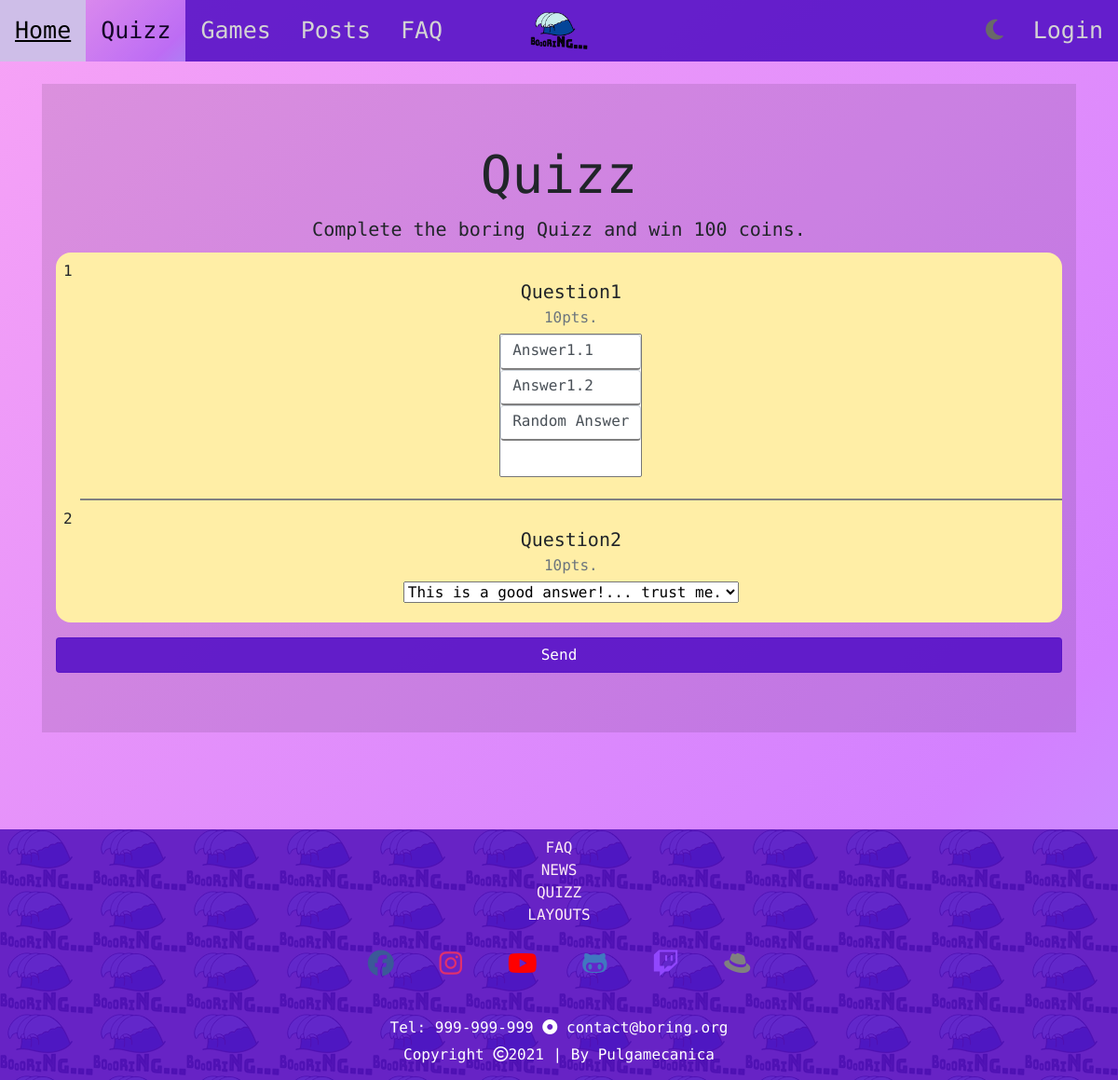
/quizz, run on an earlier commit of the app's database.
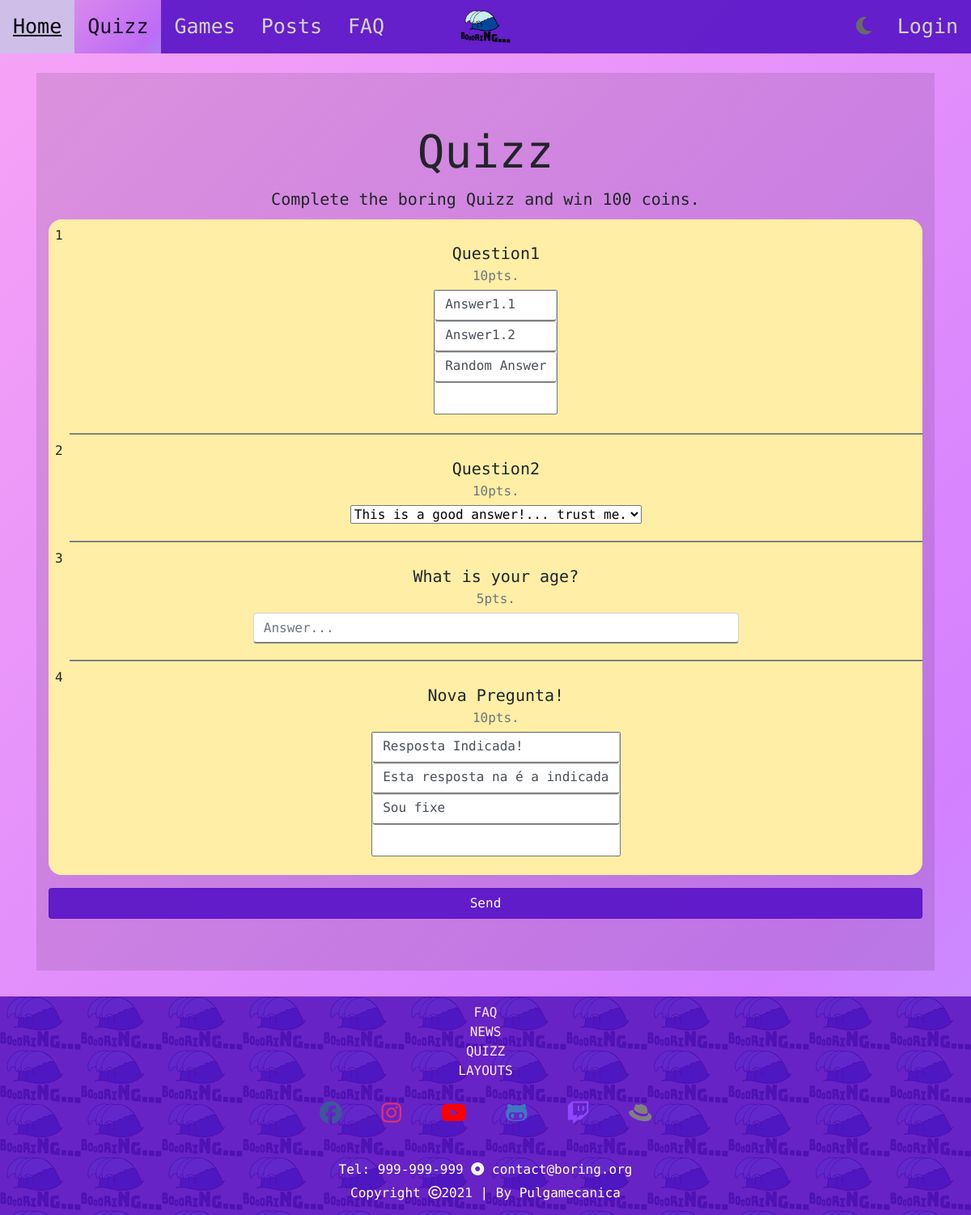
And on a later commit of the database.
### boring_website/models.py (models this page shows, shortened)
class Question(models.Model):
    question = models.CharField(max_length=400)
    points = models.IntegerField(default=10)
    def type(self):
        if len(self.answers.all()) == 0:
            return "open_answer"
        true_options = 0
        for answer in self.answers.all():
            if answer.is_correct:
                true_options += 1
        if true_options == 1:
            return "one_choice"
        else:
            return "multiple_choice"

### boring_website/views.py (the view)
# urls.py: path('quizz', views.quizz_page_view, name='quizz'),
def quizz_page_view(request):
    return render(request, 'boring_website/quizz.html', {'questions': Question.objects.all()})

### boring_website/templates/boring_website/quizz.html (shortened to what this page needs)
{% extends 'boring_website/base.html' %}
{% block main %}
    {% load static %}
	<link rel="stylesheet" href="{% static 'boring_website/css/quizz.css' %}">
    <div class="container mt-4 text-center" id="quizz-active">
        <div class="jumbotron jumbotron-fluid">
            <div class="container">
                <h1 class="display-4">Quizz</h1>
                <p class="lead">Complete the boring Quizz and win 100 coins.</p>
                <form action="{% url 'boring_website:quizz_submission' %}" method="post">
                    <div id="questions">
                        {% for question in questions %}
                            <span class="float-left p-2">{{forloop.counter}}</span>
                            <div class="card">
                                <div class="card-body">
                                    <h5 class="card-title">{{question.question}}</h5>
                                    <h6 class="card-subtitle mb-2 text-muted">{{question.points}}pts.</h6>
                                    {% if question.type == "open_answer" %}
                                        <input type="text" name="{{question.id}}" id="{{question.id}}" class="form-control answer" placeholder="Answer..." required>
                                    {% else %}
                                        {% if question.type == "one_choice" %}
                                            <select id="{{question.id}}" name="{{question.id}}">
                                        {% elif question.type == "multiple_choice" %}
                                            <select id="{{question.id}}" name="{{question.id}}" multiple required>
                                        {% endif %}
                                            {% for answer in question.answers.all  %}
                                                <option value="{{question.id}}_{{answer.id}}" class="form-control answer">{{answer.description}}</option>
                                            {% endfor %}
                                        </select>
                                    {% endif %}
                                </div>
                            </div>
                        {% endfor %}
                    </div>
                    <input class="btn btn-primary mt-3 btn-block" type="submit" value="Send">
                </form>
            </div>
        </div>
    </div>
{% endblock %}

What changed in the data, as far as the page shows it:
added Question: question "What is your age?", points "5"
added Question: question "Nova Pregunta!", points "10", id "Resposta Indicada! / Esta resposta na é a indicada / Sou fixe"
